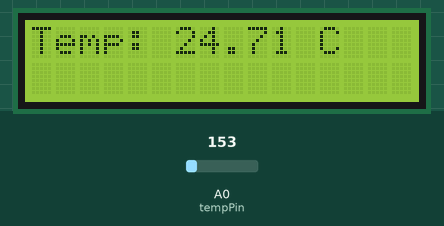
Bench run of a sketch on a simulated Arduino Uno, built with avr-gcc and run on an emulated ATmega328P. Parts: 16×2 character LCD. The inputs (shaded band) are chosen by the test bench; at power-on: A0 (tempPin) = 153.

Above: at 3.2 s.
3.3 s: A0 (tempPin) set to 134
At 4.8 s:
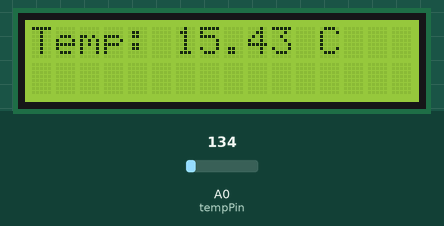
5.5 s: A0 (tempPin) set to 112
At 6.5 s:
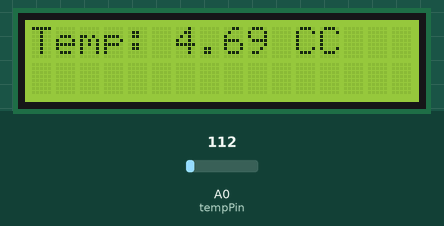
7.5 s: A0 (tempPin) set to 133
At 9.4 s:
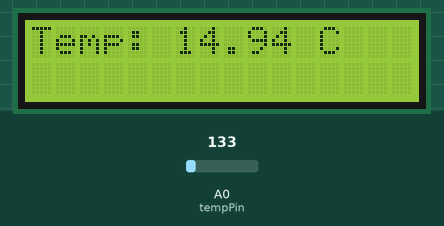
Timing chart, 0 to 10.9 s (numbered marks = the images above; inputs shaded):
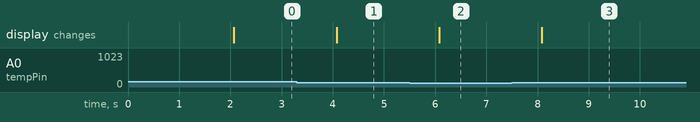

The sketch:

Digital-temp-monitor.ino
```cpp
#include <LiquidCrystal.h>

LiquidCrystal lcd(12, 11, 5, 4, 3, 2);
const int tempPin = A0;

void setup() {
  lcd.begin(16, 2);
  lcd.print("Temp Monitor");
  delay(2000);
  lcd.clear();
}

void loop() {
  int reading = analogRead(tempPin);
  float voltage = reading * 5.0 / 1024.0;
  float temperatureC = (voltage - 0.5) * 100;

  lcd.setCursor(0, 0);
  lcd.print("Temp: ");
  lcd.print(temperatureC);
  lcd.print(" C");

  delay(1000);
}
```

Measured:
- the behaviour switches between 123 and 122 on A0 (tempPin) (found by bisection; images 1 and 2)
- after the input at 3.3 s, the display: changes after 0.77 s (image 1)
- after the input at 5.5 s, the display: changes after 0.58 s (image 2)
- after the input at 7.5 s, the display: changes after 0.58 s (image 3)
